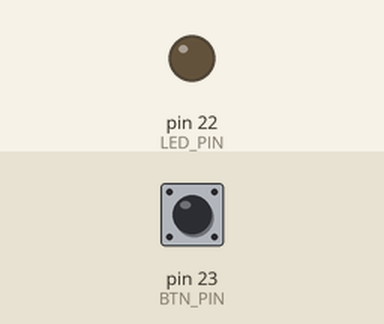
This sketch was run on a simulated Arduino Mega 2560, built with avr-gcc and run on an emulated ATmega2560. Parts: output pins drawn as LEDs (lit = HIGH). The inputs (shaded band) are chosen by the test bench; at power-on: pin 23 (BTN_PIN) LOW. What the sketch prints to the serial monitor is not drawn.

Above: at 1.2 s.
1.3 s: pin 23 (BTN_PIN) pulled HIGH for 0.15 s
At 1.37 s:
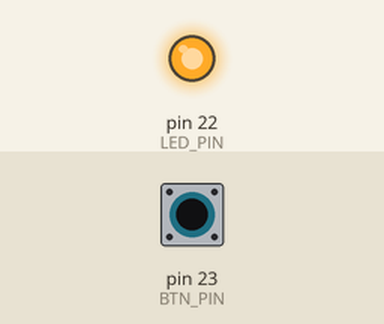
2.9 s: pin 23 (BTN_PIN) pulled HIGH for 3.2 s
At 6.5 s:
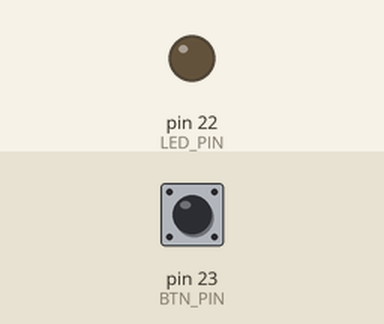
Timing chart, 0 to 8.0 s (numbered marks = the images above; inputs shaded):
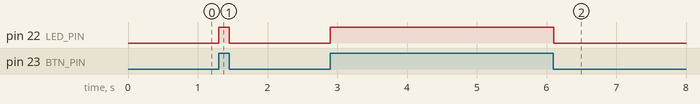

Measured:
- after the input at 1.3 s, pin 22 (LED_PIN): LOW → HIGH at once, → LOW 0.15 s later
- after the input at 2.9 s, pin 22 (LED_PIN): LOW → HIGH at once, → LOW 3.2 s later

The sketch:

IoT25-HW01.ino
```cpp
#define LED_PIN 22
#define BTN_PIN 23

int buttonState = 0;

void setup() {

  Serial.begin(115200);

  pinMode(BTN_PIN, INPUT);

  pinMode(LED_PIN, OUTPUT);

}

void loop() {

  buttonState = digitalRead(BTN_PIN);
  Serial.println(buttonState);


  if (buttonState == HIGH) {
    // LED on
    digitalWrite(LED_PIN, HIGH);
  } else {
    // LED off
    digitalWrite(LED_PIN, LOW);
  }


}
```
